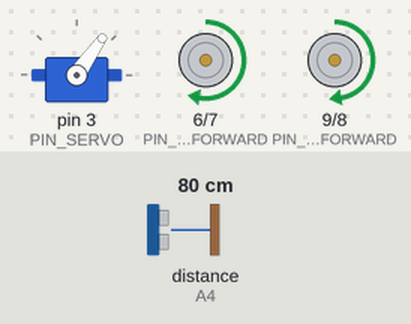
The sketch below on a simulated Arduino Uno, built with avr-gcc and run on an emulated ATmega328P. Parts: servo, motor-driver pin pairs drawn as motors (green arrow = first pin HIGH = forward, orange = second pin HIGH = backward, longer = more drive, scaled by the enable pin). The test bench sets the inputs (shaded band); at power-on: distance to the obstacle (sensor on A4) 80 cm. The echo pulse lasts 58.3 µs per cm.

Above: at 1.6 s.
1.7 s: distance to the obstacle (sensor on A4) set to 2 cm
At 3.9 s:
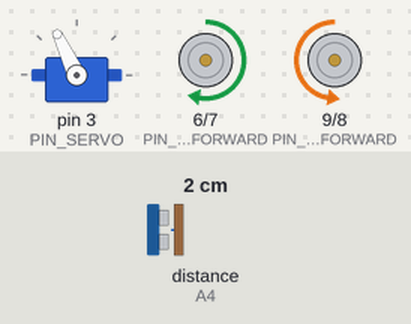
4.7 s: distance to the obstacle (sensor on A4) set to 23 cm
At 6.1 s:
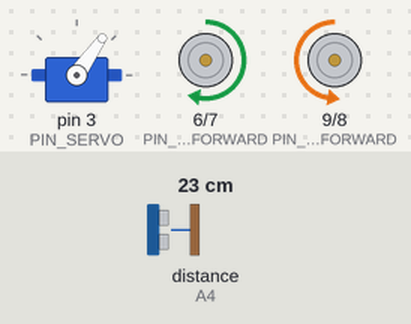
7.7 s: distance to the obstacle (sensor on A4) set to 29 cm
At 8.55 s:
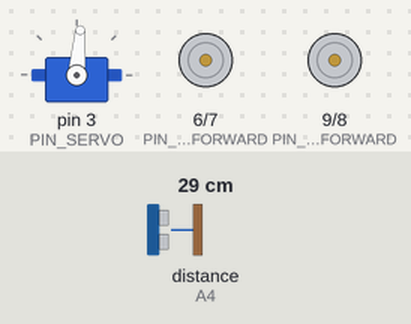
10.7 s: distance to the obstacle (sensor on A4) set to 35 cm
13.7 s: distance to the obstacle (sensor on A4) set to 4 cm
Timing chart, 0 to 24.1 s (numbered marks = the images above; inputs shaded):
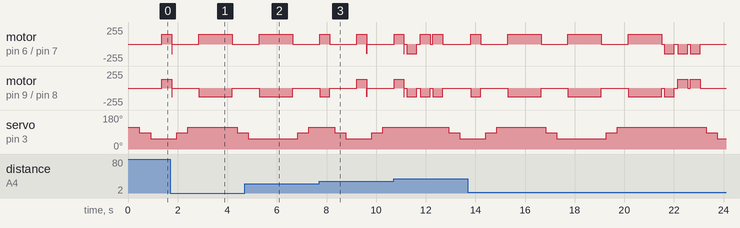

The sketch:

autoMove.ino
```cpp
/*
*  Sketch : autoMove.ino
*  Authors: Roberto Tagliabue, Donato Tagliabue
*  Date   : Jan 2018
*
*  Move an Arduino (Elegoo) car avoiding obstacles
*/
#define PIN_SERVO 3
#define PIN_ENGINE_R_SPEED 5
#define PIN_ENGINE_L_SPEED 11
#define PIN_R_FORWARD 6
#define PIN_R_BACK 7
#define PIN_L_BACK 8
#define PIN_L_FORWARD 9
#define PIN_US_TRIG A5
#define PIN_US_ECHO A4
// uncomment the following #define to print some debug info through the serial interface
//#define DEBUG

// the servo motor is used to "look" (with ultrasounds) at the left and right
// before moving forward or rotating
#include <Servo.h>
Servo myservo;

// NewPing library is used to measure distances with ultrasounds. More or less the same
// data (and random errors) can also be obtained without using this library
#include <NewPing.h>
#define MAX_DISTANCE 200
NewPing sonar(PIN_US_TRIG, PIN_US_ECHO);

int WHEEL_SPEED         = 128;  // motor speed
int RIGHT_WHEELS_OFFSET = 20;   // extra speed for right wheels (needed for my car)
int SERVO_ANGLE         = 30;   // max rotation angle to measure distances
int SERVO_OFFSET        = -5;   // in my car, the servo is not front aligned with a 90° angle..
int STOP_DISTANCE       = 25;   // threshold, in cm, to stop motors and rotate
int SAME_DISTANCE_CM    = 10;   // to compare consecutive measures (to check if the car is really moving)

int DELAY_SERVO         = 400;  // in ms, move servo motor and wait before measuring distances
int DELAY_STEP_FORWARD  = 400;  // move forward for about 25cm
int DELAY_STEP_ROTATE   = 400;  // turn left or right of about 30°
int DELAY_STEP_REVERSE  = 1350; // delay to reverse the moving direction of 180° (for my car)
int DELAY_STEP_STOP     = 100;  // little delay to have the car stopped
int DELAY_STEP_BRAKE    = 10;   // to stop faster the car, after a forward moving
int DELAY_LOOP          = 50;   // just to add a little delay at every cycle

int MAX_REVERSE_CYCLES  = 4;
int MAX_ROTATE_CYCLES   = 6;
int MAX_BLOCKED_CYCLES  = 1;

// at every loop cycle, three distances are measured: left, front, right (left and
// right at SERVO_ANGLE degrees). To save time (reducing servo motor movements),
// during a cycle they are measured from left to right and the next cycle from right to left
boolean servoLeftToRight = true;

// the measured distances during the current cycle
int distanceLeft, distanceFront, distanceRight;

// the distances measured the cycle before, to be compared to the current ones
// (if for three cycles the values are the same, the car is supposed to be "blocked")
int oldDistanceLeft, oldDistanceFront, oldDistanceRight;

// counters used by the "watchdog" function, to cope with possible loops and "blocks"
int rotateCounter = 0, reverseCounter = 0, sameDistanceCounter = 0;
boolean rotateLoop = false, reverseLoop = false, isBlocked = false;

// for an unknown reason, the car just switched on turns right on the first cycle..
boolean firstCycle = true;

void setup() {
  // initialize the pins for ultrasound sensors and wheel motors
  pinMode(PIN_US_ECHO, INPUT);
  pinMode(PIN_US_TRIG, OUTPUT);
  pinMode(PIN_ENGINE_R_SPEED, OUTPUT);
  pinMode(PIN_ENGINE_L_SPEED, OUTPUT);
  pinMode(PIN_R_FORWARD, OUTPUT);
  pinMode(PIN_R_BACK, OUTPUT);
  pinMode(PIN_L_BACK, OUTPUT);
  pinMode(PIN_L_FORWARD, OUTPUT);

  // move the ultrasound sensors on the left, ready for the first measure
  myservo.attach(PIN_SERVO);
  #ifdef DEBUG
  Serial.begin(9600);
  #endif
  move_servo(SERVO_ANGLE);
}

void loop() {
  // "blocked" here means more than MAX_REVERSE_CYCLES (4) consecutive 180-degree
  // rotations. In this case, stop forever
  if (!isBlocked) {
    measure_distances(); // find obstacles
    moving_algorithm();  // move the car
    watch_dog();         // find abnormal situations

    // save distance measures for the next cycle (for the watch_dog function)
    oldDistanceLeft  = distanceLeft;
    oldDistanceFront = distanceFront;
    oldDistanceRight = distanceRight;
  }

  delay(DELAY_LOOP);
  firstCycle = false;
}

void measure_distances() {
  // measure the three distances (left, front, right) from left to right
  // or vice-versa, depending on where the servo motor is
  if (servoLeftToRight) {
    distanceLeft = distance_test();
    move_servo(0);
    distanceFront = distance_test();
    move_servo(-SERVO_ANGLE);
    distanceRight = distance_test();
  }
  else {
    distanceRight = distance_test();
    move_servo(0);
    distanceFront = distance_test();
    move_servo(SERVO_ANGLE);
    distanceLeft = distance_test();
  }

  printInt(distanceLeft);
  printStr(",");
  printInt(distanceFront);
  printStr(",");
  printLnInt(distanceRight);

  // change the order of the measures for the next cycle
  servoLeftToRight = !servoLeftToRight;
}

int move_servo(int angle) {
  // move the servo (with the ultrasound sensors) and wait
  // the small SERVO_OFFSET is to cope with the servo of my car, a bit unaligned
  myservo.write(90 + SERVO_OFFSET + angle);
  delay(DELAY_SERVO);
}

int distance_test() {
  // take the average of three measures, to avoid random errors that sometimes
  // happen. Even with this average, not always you'll get good values...
  int distance1 = _measure();
  delay(20);
  int distance2 = _measure();
  delay(20);
  int distance3 = _measure();
  int distance = (distance1 + distance2 + distance3) / 3;

  if (distance <= 0) {
    // this should never happen if the servo is not initialized with a max
    // distance. Just to be on the safe side
    return MAX_DISTANCE;
  }
  else {
    return distance;
  }
}

int _measure() {
  // get the distance (in cm) between the sensors and an obstacle
  return sonar.ping_cm();
}

void moving_algorithm() {
  // ok, this is the moving algorithm, after getting the three distances:
  // - everywhere free in front of the car -> go ahead a little and stop
  // - obstacle in front-left -> turn right (and vice-versa)
  // - obstacle just in front -> turn towards the freer direction (i.e. greater distance)
  // - obstacle everywhere (left, front, right) -> reverse

  if (distanceFront > STOP_DISTANCE && distanceLeft > STOP_DISTANCE && distanceRight > STOP_DISTANCE) {
    moving_forward();
  }
  else if (distanceFront <= STOP_DISTANCE) {
    if (distanceLeft <= STOP_DISTANCE && distanceRight > STOP_DISTANCE) {
      moving_rotate(false); //turn right
    }
    else if (distanceLeft > STOP_DISTANCE && distanceRight <= STOP_DISTANCE) {
      moving_rotate(true); //turn left
    }
    else if (distanceLeft > STOP_DISTANCE && distanceRight > STOP_DISTANCE) {
      moving_rotate(distanceLeft > distanceRight);
    }
    else {
      moving_reverse();
    }
  }
  else if (distanceLeft <= STOP_DISTANCE) {
    // when you switch on the car, it would turn always right at first (even without obstacles)
    if (!firstCycle) {
      moving_rotate(false); //turn right
    }
  }
  else if (distanceRight <= STOP_DISTANCE) {
    moving_rotate(true); //turn left
  }
}

void moving_forward() {
  //printLnStr("forward");
  reverseCounter = 0;
  rotateCounter = 0;

  digitalWrite(PIN_R_FORWARD, HIGH);
  digitalWrite(PIN_R_BACK, LOW);
  digitalWrite(PIN_L_BACK, LOW);
  digitalWrite(PIN_L_FORWARD, HIGH);
  // use the analogWrite to move the car slowly. 128 should be a good value. My car
  // tends to deviate to right, so add some RIGHT_WHEELS_OFFSET to the right motor
  analogWrite(PIN_ENGINE_R_SPEED, WHEEL_SPEED + RIGHT_WHEELS_OFFSET);
  analogWrite(PIN_ENGINE_L_SPEED, WHEEL_SPEED);

  delay(DELAY_STEP_FORWARD); // this should be enough for 20-30 cm
  moving_brake(); // to stop faster the car, a small back motion ("brake")
}

void moving_rotate(boolean toLeft) {
  //printLnStr("rotate");
  reverseCounter = 0;
  rotateCounter = rotateCounter + 1; // to catch too many consecutive rotations

  if (toLeft) {
    digitalWrite(PIN_R_FORWARD, HIGH);
    digitalWrite(PIN_R_BACK, LOW);
    digitalWrite(PIN_L_BACK, HIGH);
    digitalWrite(PIN_L_FORWARD, LOW);
  }
  else {
    digitalWrite(PIN_R_FORWARD, LOW);
    digitalWrite(PIN_R_BACK, HIGH);
    digitalWrite(PIN_L_BACK, LOW);
    digitalWrite(PIN_L_FORWARD, HIGH);
  }

  analogWrite(PIN_ENGINE_R_SPEED, WHEEL_SPEED + RIGHT_WHEELS_OFFSET);
  analogWrite(PIN_ENGINE_L_SPEED, WHEEL_SPEED);

  delay(DELAY_STEP_ROTATE); // this should give a 30 degree rotation of the car
  moving_stop();
}

void moving_reverse() {
  //printLnStr("reverse");
  reverseCounter = reverseCounter + 1; // to catch too many consecutive reversals
  rotateCounter = 0;

  digitalWrite(PIN_R_FORWARD, HIGH);
  digitalWrite(PIN_R_BACK, LOW);
  digitalWrite(PIN_L_BACK, HIGH);
  digitalWrite(PIN_L_FORWARD, LOW);
  analogWrite(PIN_ENGINE_R_SPEED, WHEEL_SPEED + RIGHT_WHEELS_OFFSET);
  analogWrite(PIN_ENGINE_L_SPEED, WHEEL_SPEED);

  delay(DELAY_STEP_REVERSE); // adjust it, in order to have a 180 degree rotation
  moving_stop();
}

void moving_back() {
  //printLnStr("back");
  reverseCounter = 0;
  rotateCounter = 0;
  digitalWrite(PIN_R_FORWARD, LOW);
  digitalWrite(PIN_R_BACK, HIGH);
  digitalWrite(PIN_L_BACK, HIGH);
  digitalWrite(PIN_L_FORWARD, LOW);
  analogWrite(PIN_ENGINE_R_SPEED, WHEEL_SPEED + RIGHT_WHEELS_OFFSET);
  analogWrite(PIN_ENGINE_L_SPEED, WHEEL_SPEED);

  delay(DELAY_STEP_FORWARD);
  moving_stop();
}

void moving_stop() {
  //printLnStr("stop");
  digitalWrite(PIN_R_FORWARD, LOW);
  digitalWrite(PIN_R_BACK, LOW);
  digitalWrite(PIN_L_BACK, LOW);
  digitalWrite(PIN_L_FORWARD, LOW);
  digitalWrite(PIN_ENGINE_R_SPEED, LOW);
  digitalWrite(PIN_ENGINE_L_SPEED, LOW);
  delay(DELAY_STEP_STOP);
}

void moving_brake() {
  //printLnStr("brake");
  digitalWrite(PIN_R_FORWARD, LOW);
  digitalWrite(PIN_R_BACK, HIGH);
  digitalWrite(PIN_L_BACK, HIGH);
  digitalWrite(PIN_L_FORWARD, LOW);
  delay(DELAY_STEP_BRAKE);
  moving_stop();
}

void watch_dog() {
  // this function is added to the "normal" algorithm in order to try to solve
  // these potential problems:
  // - the car continues to reverse its motion (for istance, in a box)
  // - the car cannot decide whether to turn left or right
  // - the car is blocked by an unseen obstacle

  if (reverseCounter > MAX_REVERSE_CYCLES) {
    //printLnStr("reverseLoop");
    reverseLoop = true; // in this case, stop forever
  }
  else if (rotateCounter > MAX_ROTATE_CYCLES) {
    //printLnStr("rotateLoop");
    rotateLoop = true; // in this case, reverse the motion
  }

  // this is a kind of bet: if all the three measures (left, front, right) are
  // more or less the same for some consecutive cycles, the car is not really
  // moving (even if the main algorithm "thinks" so). It's the only way to handle
  // this (using only the ultrasound sensors)
  int diffLeft  = distanceLeft - oldDistanceLeft;
  int diffFront = distanceFront - oldDistanceFront;
  int diffRight = distanceRight - oldDistanceRight;

  if ((abs(diffLeft) < SAME_DISTANCE_CM)
    && (abs(diffFront) < SAME_DISTANCE_CM)
    && (abs(diffRight) < SAME_DISTANCE_CM)) {
    sameDistanceCounter = sameDistanceCounter + 1;
  }
  else {
    sameDistanceCounter = 0;
  }

  if (sameDistanceCounter > MAX_BLOCKED_CYCLES) {
    // if the car is blocked by an unseen obstacle, go back and rotate
    sameDistanceCounter = 0;
    moving_back();
    delay(DELAY_LOOP);
    moving_rotate(distanceLeft > distanceRight);
    moving_rotate(distanceLeft > distanceRight);
    delay(DELAY_LOOP);
  }
  else if (reverseLoop) {
    isBlocked = true;
  }
  else if (rotateLoop) {
    rotateLoop = false;
    rotateCounter = 0;
    moving_reverse();
    delay(DELAY_LOOP);
  }
}

void printStr(String msg) {
  #ifdef DEBUG
  Serial.print(msg);
  #endif
}

void printLnStr(String msg) {
  #ifdef DEBUG
  Serial.println(msg);
  #endif
}

void printInt(int i) {
  #ifdef DEBUG
  Serial.print(i);
  #endif
}

void printLnInt(int i) {
  #ifdef DEBUG
  Serial.println(i);
  #endif
}
```

Measured:
- the behaviour switches between 25 and 26 cm on distance to the obstacle (sensor on A4) (found by bisection; images 2 and 3)
